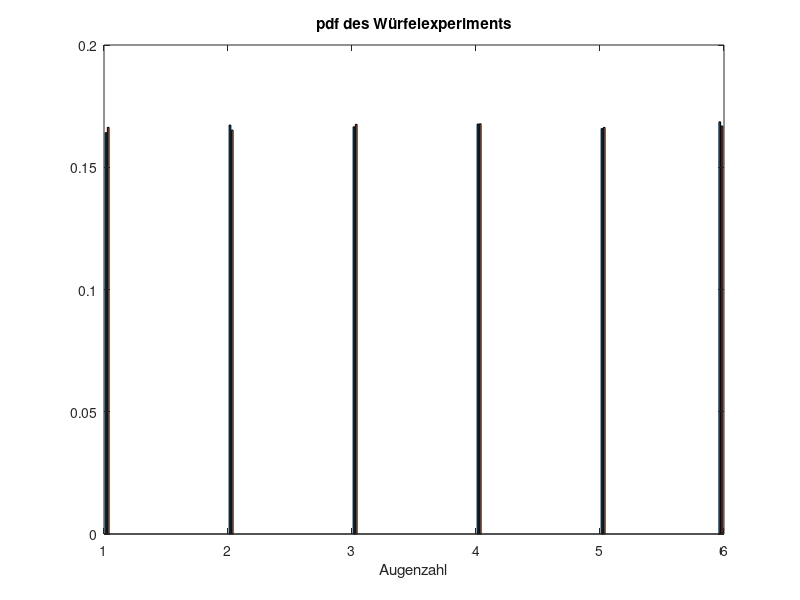

Source code (MATLAB):
%% 100000-facher Wurf mit einem Würfel
x = floor(rand(100000,2)*(6-1E-99)+1);
% x ist ein Vektor der Dimension 100000x1.
% Jedes Element von x steht für das Ergebis eines Würfelwurfs.

%% Berechnung des Histogramms 
[H,bins] = hist(x,100);
% bins ... Mittelwert des jeweiligen Bins
% H ... Anzahl der Treffer je Bin

%% Bestimmung der Verteilungsdichtefunktion (pdf) aus dem Histogramm


%% Darstellung der pdf
figure(1);
bar(bins,H/100000);
title('pdf des Würfelexperiments');
xlabel('Augenzahl');
